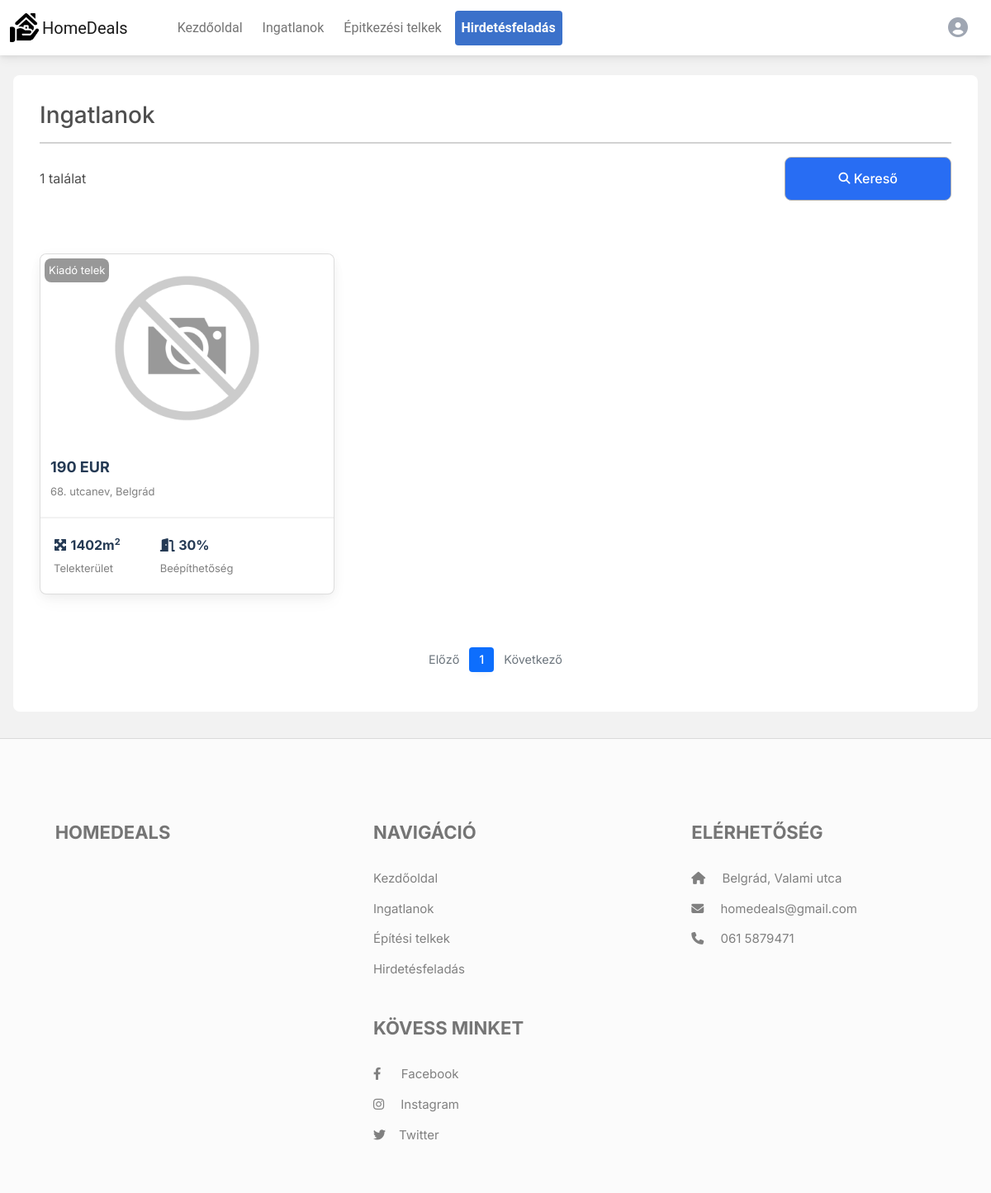
The page /pages/plots.php on the database its author committed.
### tables this page shows
CREATE TABLE `property` (
  `property_id` int(11) NOT NULL,
  `user_id` int(11) NOT NULL,
  `rent_sell` varchar(255) NOT NULL,
  `type` varchar(255) NOT NULL,
  `city` varchar(255) NOT NULL,
  `street` varchar(255) NOT NULL,
  `housenumber` varchar(255) NOT NULL,
  `area` varchar(255) NOT NULL,
  `rooms` varchar(255) NOT NULL,
  `halfrooms` varchar(255) NOT NULL,
  `propertycondition` varchar(255) NOT NULL,
  `comfort` varchar(255) NOT NULL,
  `furnished` varchar(255) NOT NULL,
  `height` varchar(255) NOT NULL,
  `wc` varchar(255) NOT NULL,
  `airconditioner` varchar(255) NOT NULL,
  `animal` varchar(255) NOT NULL,
  `smoking` varchar(255) NOT NULL,
  `barrier_free` varchar(255) NOT NULL,
  `moved` varchar(255) NOT NULL,
  `level` varchar(255) NOT NULL,
  `maxLevel` varchar(255) NOT NULL,
  `elevator` varchar(255) NOT NULL,
  `rentalPeriod` varchar(255) NOT NULL,
  `overhead` varchar(255) NOT NULL,
  `heating` varchar(255) NOT NULL,
  `price` varchar(255) NOT NULL,
  `description` text NOT NULL,
  `cellar` varchar(255) NOT NULL,
  `plotArea` varchar(255) NOT NULL,
  `insulation` varchar(255) NOT NULL,
  `water` varchar(255) NOT NULL,
  `gas` varchar(255) NOT NULL,
  `canal` varchar(255) NOT NULL,
  `electricity` varchar(255) NOT NULL,
  `coverage` varchar(255) NOT NULL,
  `verify` int(11) NOT NULL DEFAULT 0,
  `date` date DEFAULT NULL
);

### pages/plots.php (the view, shortened to what this page needs)
<!DOCTYPE html>
<html lang="en">
<head>
    <link rel="stylesheet" href="../style/propertiesStyle.css">
    <link href="https://cdn.jsdelivr.net/npm/bootstrap@5.0.2/dist/css/bootstrap.min.css" rel="stylesheet">
    <link rel="stylesheet" href="https://cdnjs.cloudflare.com/ajax/libs/font-awesome/6.3.0/css/all.min.css" />
    <link href="https://cdnjs.cloudflare.com/ajax/libs/mdb-ui-kit/6.4.0/mdb.min.css" rel="stylesheet"/>
    <link rel="stylesheet" href="https://cdn.jsdelivr.net/npm/bootstrap@4.1.3/dist/css/bootstrap.min.css">
    <link rel="stylesheet" href="https://cdn.jsdelivr.net/npm/bootstrap-select@1.13.14/dist/css/bootstrap-select.min.css">
</head>
<body>
    <?php
    include 'nav.php';
    include '../actions/db_config.php';
    $rentSellSearch = $searchcity = $type = $water = $gas = $canal = $electricity = "";
    $plotAreaMin = $priceMin = $coveragemin = 0;
    $plotAreaMax = $priceMax = $coveragemax = 9999999;
    $sql = 'SELECT * FROM property WHERE type = "Telek" AND verify = 1 AND rent_sell LIKE "%'.$rentSellSearch.'%" AND city LIKE "%'.$searchcity.'%" AND type LIKE "%'.$type.'%"
    AND price > '.$priceMin.' AND price < '.$priceMax.' AND plotArea > '.$plotAreaMin.' AND plotArea < '.$plotAreaMax.' AND water LIKE "%'.$water.'%" AND gas LIKE "%'.$gas.'%"
    AND canal LIKE "%'.$canal.'%" AND electricity LIKE "%'.$electricity.'%" AND coverage > '.$coveragemin.' AND coverage < '.$coveragemax.'';
    $result = mysqli_query($conn, $sql);
    ?>
    <div class="maingap">
        <main>
            <h3>Ingatlanok</h3>
            <hr>
            <div class="flex">
                <div>
                <?php echo mysqli_num_rows($result) ?> találat
                </div>
                <div class="filter">
                    <button data-mdb-toggle="modal" data-mdb-target="#exampleModal" id="searchBtn"><i class="fa-solid fa-magnifying-glass fa-sm"></i> Kereső</button>
                </div>
            </div>
            <div>
                <?php
                if(mysqli_num_rows($result) > 0)
                {
                    $number = ceil(mysqli_num_rows($result)/12);
                }
                else{
                    $number = 1;
                }
                for($i = 1; $i <= $number; $i++)
                {
                    echo '<div id="page'.$i.'" class="cards pages">';
                    if (mysqli_num_rows($result) > 0)
                    {
                        while($row = mysqli_fetch_assoc($result)) {
                            if(file_exists('../img/'.$row['property_id']))
                            {
                                $images = array_diff(scandir('../img/'.$row['property_id'].''), array('..', '.'));
                                $image = $row['property_id'].'/'.$images[2];
                            }
                            else{
                                $image = "noimage.png";
                            }
                            echo '<a href="property.php?id='.$row['property_id'].'">
                            <div class="card">
                                <img src="../img/'.$image.'" alt="Avatar" style="width:100%">
                                <div class="property_type">
                                '.$row['rent_sell'].' '.strtolower($row['type']).'
                                </div>
                                <div class="container">
                                <h4><b>'.$row['price'].' EUR</b></h4>
                                <p>'.$row['housenumber'].'. '.$row['street'].', '.$row['city'].'</p>
                                </div>';
                                if($row['type'] == "Telek")
                                {
                                echo '
                                <div class="info">
                                    <div>
                                        <div class="icon">
                                            <i class="fa-solid fa-maximize"></i>
                                            <span><b>'.$row['plotArea'].'m<sup>2</sup></b></span>
                                        </div>
                                        <p>Telekterület</p>
                                    </div>
                                    <div>
                                        <div class="icon">
                                            <i class="fa-solid fa-door-open"></i>
                                            <span><b>'.$row['coverage'].'%</b></span>
                                        </div>
                                        <p>Beépíthetőség</p>
                                    </div>
                                </div>';
                                }
                            echo '</div>';
                        }
                    }
                    echo '</div>';
                }
                ?>
            </div>
            <nav aria-label="...">
                <ul class="pagination justify-content-center">
                    <li class="page-item disabled" id="prev-btn">
                        <a class="page-link" data-id="prev" href="#">Előző</a>
                    </li>
                    <?php
                    $active = "active";
                    $largestNumber = "";
                    for($i=1; $i <= $number; $i++)
                    {
                        if($i == $number)
                        {
                            $largestNumber = 'id="largest"';
                        }
                        echo '<li class="page-item '.$active.'" id="'.$i.'" data-id="'.$i.'"><a class="page-link" href="#" data-id="'.$i.'" '.$largestNumber.'>'.$i.'</a></li>';
                        $active = "";
                    }
                    if($number == 1)
                    {
                        echo '
                        <li class="page-item disabled" id="next-btn">
                            <a class="page-link" data-id="next" href="#">Következő</a>
                        </li>';
                    }
                    else{
                        echo '
                        <li class="page-item" id="next-btn">
                            <a class="page-link" data-id="next" href="#">Következő</a>
                        </li>';
                    }
                    ?>
                </ul>
            </nav>
    </main>
    </div>
</body>
</html>

### style/propertiesStyle.css (style rules this page uses)
body { background-color: #f2f2f2 !important; }
main { padding: 2rem; max-width: 1525px; margin: 0 auto; font-family: 'Inter', sans-serif; background-color: white; border-radius: .5rem; margin-bottom: 2rem; }
.maingap { padding: 0 1rem; }
.flex { display: flex; align-items: center; justify-content: space-between; }
.filter button { padding: .8rem 4rem; border-radius: .5rem; border: 1px solid #AFAFAF; background-color: #286DF3; color: white; font-weight: 500; }
.cards { margin: 4rem auto; width: 100%; display: grid; grid-template-columns: repeat(auto-fill, minmax(350px, 1fr)); grid-auto-rows: auto; grid-gap: 1rem; }
.card { background-color: white; transition: 0.3s; width: 100%; border-radius: .5rem; border: 1px solid rgba(119, 119, 119, 0.25) !important; height: 100% !important; }
.card img { border-radius: .5rem .5rem 0 0; height: 100%; object-fit: cover; min-height: 220px; }
.container h4 { margin: 0 0 .5rem 0; color: rgb(37,58,84); font-size: large; }
.container p { margin: 0 !important; font-size: small; color: gray; }
.container { padding: 20px 16px; }
.info { border-top: 2px solid #f2f2f2; padding: 20px 16px; display: flex; gap: 3rem; }
.info sup { font-size: 11px; }
.icon { color: rgb(37,58,84); }
.info p { margin: 5px 0 0 0; font-size: small; color: gray; }
.pages { display: none; }
#page1 { display: grid; }
.property_type { position: absolute; left: 5px; top: 5px; background-color: rgba(0, 0, 0, 0.404); color: white; padding: 4px 5px; font-size: small; border-radius: .5rem; }

### style/footerStyle.css (style rules this page uses)
footer { font-family: 'Inter', sans-serif; padding: 1rem 0 2rem 0; border-top: 1px solid rgba(119, 119, 119, .25); background-color: white !important; }
footer h6 { font-size: 22px !important; text-align: left; }
footer p { text-align: left; font-size: 15px !important; display: block; padding: .4rem 0 !important; margin: 0 !important; }
.gapDiv { gap: 1rem !important; }
@media only screen and (max-width: 1200px) { .listDiv { min-width: 320px; } }

### rows shown on the page
property: rent_sell "Kiadó", type "telek", price "190", housenumber "68", street "utcanev", city "Belgrád", plotArea "1402", coverage "30"

### other values the page prints
mysqli_num_rows($result) "1"
